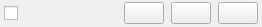
<?xml version="1.0" encoding="UTF-8"?>
<ui version="4.0">
 <class>simpleTaskListWidget</class>
 <widget class="QWidget" name="simpleTaskListWidget">
  <property name="geometry">
   <rect>
    <x>0</x>
    <y>0</y>
    <width>262</width>
    <height>27</height>
   </rect>
  </property>
  <property name="sizePolicy">
   <sizepolicy hsizetype="Preferred" vsizetype="Expanding">
    <horstretch>0</horstretch>
    <verstretch>0</verstretch>
   </sizepolicy>
  </property>
  <property name="windowTitle">
   <string>Form</string>
  </property>
  <layout class="QHBoxLayout" name="horizontalLayout">
   <property name="spacing">
    <number>2</number>
   </property>
   <property name="leftMargin">
    <number>4</number>
   </property>
   <property name="topMargin">
    <number>0</number>
   </property>
   <property name="rightMargin">
    <number>4</number>
   </property>
   <property name="bottomMargin">
    <number>0</number>
   </property>
   <item>
    <spacer name="spacer3">
     <property name="orientation">
      <enum>Qt::Horizontal</enum>
     </property>
     <property name="sizeType">
      <enum>QSizePolicy::Fixed</enum>
     </property>
     <property name="sizeHint" stdset="0">
      <size>
       <width>0</width>
       <height>5</height>
      </size>
     </property>
    </spacer>
   </item>
   <item>
    <widget class="QCheckBox" name="checkDone">
     <property name="sizePolicy">
      <sizepolicy hsizetype="Fixed" vsizetype="Fixed">
       <horstretch>0</horstretch>
       <verstretch>0</verstretch>
      </sizepolicy>
     </property>
     <property name="minimumSize">
      <size>
       <width>0</width>
       <height>0</height>
      </size>
     </property>
     <property name="text">
      <string> </string>
     </property>
    </widget>
   </item>
   <item>
    <widget class="QLabel" name="label">
     <property name="text">
      <string/>
     </property>
    </widget>
   </item>
   <item>
    <widget class="QPushButton" name="buttonExpand">
     <property name="sizePolicy">
      <sizepolicy hsizetype="Fixed" vsizetype="Fixed">
       <horstretch>0</horstretch>
       <verstretch>0</verstretch>
      </sizepolicy>
     </property>
     <property name="text">
      <string notr="true"/>
     </property>
    </widget>
   </item>
   <item>
    <spacer name="spacer2">
     <property name="orientation">
      <enum>Qt::Horizontal</enum>
     </property>
     <property name="sizeType">
      <enum>QSizePolicy::Fixed</enum>
     </property>
     <property name="sizeHint" stdset="0">
      <size>
       <width>5</width>
       <height>5</height>
      </size>
     </property>
    </spacer>
   </item>
   <item>
    <widget class="QPushButton" name="buttonOptions">
     <property name="sizePolicy">
      <sizepolicy hsizetype="Fixed" vsizetype="Fixed">
       <horstretch>0</horstretch>
       <verstretch>0</verstretch>
      </sizepolicy>
     </property>
     <property name="text">
      <string notr="true"/>
     </property>
     <property name="icon">
      <iconset resource="icons.qrc">
       <normaloff>:/icons/configuration</normaloff>:/icons/configuration</iconset>
     </property>
    </widget>
   </item>
   <item>
    <spacer name="spacer1">
     <property name="orientation">
      <enum>Qt::Horizontal</enum>
     </property>
     <property name="sizeType">
      <enum>QSizePolicy::Fixed</enum>
     </property>
     <property name="sizeHint" stdset="0">
      <size>
       <width>5</width>
       <height>5</height>
      </size>
     </property>
    </spacer>
   </item>
   <item>
    <widget class="QPushButton" name="buttonDelete">
     <property name="sizePolicy">
      <sizepolicy hsizetype="Fixed" vsizetype="Fixed">
       <horstretch>0</horstretch>
       <verstretch>0</verstretch>
      </sizepolicy>
     </property>
     <property name="sizeIncrement">
      <size>
       <width>0</width>
       <height>0</height>
      </size>
     </property>
     <property name="baseSize">
      <size>
       <width>0</width>
       <height>0</height>
      </size>
     </property>
     <property name="text">
      <string/>
     </property>
     <property name="icon">
      <iconset resource="icons.qrc">
       <normaloff>:/icons/delete</normaloff>:/icons/delete</iconset>
     </property>
     <property name="iconSize">
      <size>
       <width>16</width>
       <height>16</height>
      </size>
     </property>
    </widget>
   </item>
  </layout>
 </widget>
 <resources>
  <include location="icons.qrc"/>
 </resources>
 <connections>
  <connection>
   <sender>buttonExpand</sender>
   <signal>clicked()</signal>
   <receiver>simpleTaskListWidget</receiver>
   <slot>setExpandedToggle()</slot>
   <hints>
    <hint type="sourcelabel">
     <x>255</x>
     <y>13</y>
    </hint>
    <hint type="destinationlabel">
     <x>142</x>
     <y>13</y>
    </hint>
   </hints>
  </connection>
  <connection>
   <sender>checkDone</sender>
   <signal>clicked(bool)</signal>
   <receiver>simpleTaskListWidget</receiver>
   <slot>changeTaskDone(bool)</slot>
   <hints>
    <hint type="sourcelabel">
     <x>9</x>
     <y>13</y>
    </hint>
    <hint type="destinationlabel">
     <x>142</x>
     <y>13</y>
    </hint>
   </hints>
  </connection>
  <connection>
   <sender>buttonDelete</sender>
   <signal>clicked()</signal>
   <receiver>simpleTaskListWidget</receiver>
   <slot>deleteTask()</slot>
   <hints>
    <hint type="sourcelabel">
     <x>247</x>
     <y>13</y>
    </hint>
    <hint type="destinationlabel">
     <x>134</x>
     <y>13</y>
    </hint>
   </hints>
  </connection>
 </connections>
 <slots>
  <slot>setExpandedToggle()</slot>
  <slot>changeTaskDone(bool)</slot>
  <slot>deleteTask()</slot>
 </slots>
</ui>
